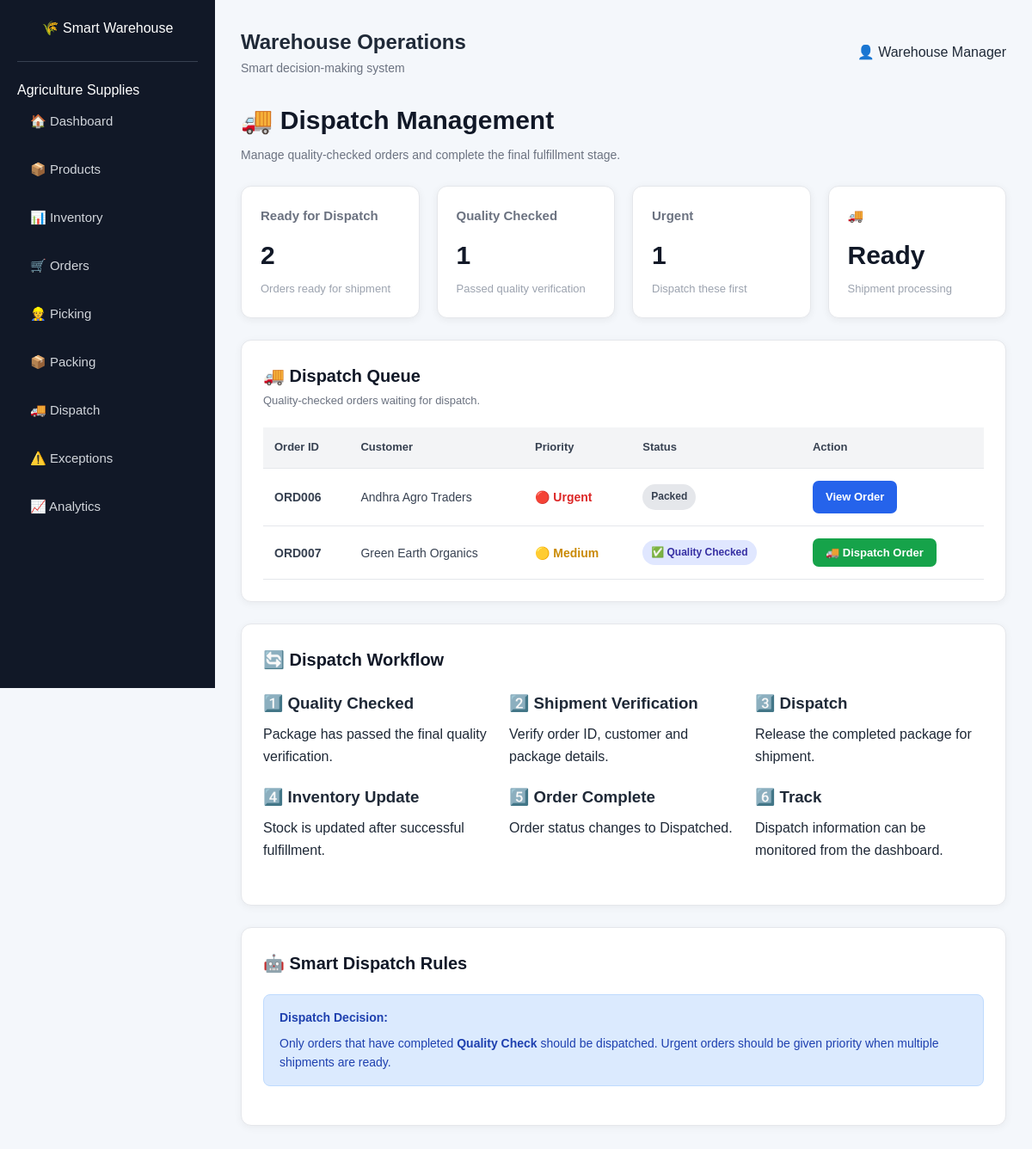
The page /dispatch on the database its author committed.
### tables this page shows
CREATE TABLE orders (

        order_id TEXT PRIMARY KEY,

        customer TEXT,

        priority TEXT,

        status TEXT,

        order_date TEXT

    );

### app.py (the view)
@app.route("/dispatch")
def dispatch():
    conn = get_db()
    dispatch_orders = conn.execute(
        """
        SELECT *
        FROM orders

        WHERE status IN
        (
            'Packed',
            'Quality Checked'
        )

        """
    ).fetchall()
    conn.close()
    return render_template(
        "dispatch.html",
        orders=dispatch_orders
    )

### app.py (called while the page is built)
def get_db():
    conn = sqlite3.connect(DATABASE)
    conn.row_factory = sqlite3.Row
    return conn

### templates/dispatch.html (shortened to what this page needs)
{% extends "base.html" %}
{% block content %}
<div class="topbar">
    <div>
        <h1>🚚 Dispatch Management</h1>
        <p>
            Manage quality-checked orders and complete
            the final fulfillment stage.
        </p>
    </div>
</div>
<div class="stats-grid">
    <div class="stat-card">
        <h3>Ready for Dispatch</h3>
        <div class="number">
            {{ orders|length }}
        </div>
        <p>
            Orders ready for shipment
        </p>
    </div>
    <div class="stat-card">
        <h3>Quality Checked</h3>
        <div class="number">
            {{ orders
               |selectattr('status', 'equalto', 'Quality Checked')
               |list
               |length }}
        </div>
        <p>
            Passed quality verification
        </p>
    </div>
    <div class="stat-card">
        <h3>Urgent</h3>
        <div class="number">
            {{ orders
               |selectattr('priority', 'equalto', 'Urgent')
               |list
               |length }}
        </div>
        <p>
            Dispatch these first
        </p>
    </div>
    <div class="stat-card">
        <h3>🚚</h3>
        <div class="number">
            Ready
        </div>
        <p>
            Shipment processing
        </p>
    </div>
</div>
<div class="card">
    <div class="card-header">
        <div>
            <h2>🚚 Dispatch Queue</h2>
            <p>
                Quality-checked orders waiting for dispatch.
            </p>
        </div>
    </div>
    <div class="table-container">
        <table>
            <thead>
                <tr>
                    <th>Order ID</th>
                    <th>Customer</th>
                    <th>Priority</th>
                    <th>Status</th>
                    <th>Action</th>
                </tr>
            </thead>
            <tbody>
                {% for order in orders %}
                <tr>
                    <td>
                        <strong>
                            {{ order.order_id }}
                        </strong>
                    </td>
                    <td>
                        {{ order.customer }}
                    </td>
                    <td>
                        {% if order.priority == "Urgent" %}
                            <span class="priority-urgent">
                                🔴 Urgent
                            </span>
                        {% elif order.priority == "High" %}
                            <span class="priority-high">
                                🟠 High
                            </span>
                        {% elif order.priority == "Medium" %}
                            <span class="priority-medium">
                                🟡 Medium
                            </span>
                        {% else %}
                            <span class="priority-low">
                                🟢 Low
                            </span>
                        {% endif %}
                    </td>
                    <td>
                        {% if order.status == "Quality Checked" %}
                            <span class="badge status-packed">
                                ✅ Quality Checked
                            </span>
                        {% elif order.status == "Dispatched" %}
                            <span class="badge status-dispatched">
                                🚚 Dispatched
                            </span>
                        {% else %}
                            <span class="badge">
                                {{ order.status }}
                            </span>
                        {% endif %}
                    </td>
                    <td>
                        {% if order.status == "Quality Checked" %}
                            <form
                                method="POST"
                                action="{{ url_for(
                                    'update_status',
                                    order_id=order.order_id,
                                    status='Dispatched'
                                ) }}"
                            >
                                <button
                                    type="submit"
                                    class="btn btn-success">
                                    🚚 Dispatch Order
                                </button>
                            </form>
                        {% elif order.status == "Dispatched" %}
                            <span class="badge status-dispatched">
                                ✅ Completed
                            </span>
                        {% else %}
                            <a
                                href="{{ url_for(
                                    'order_details',
                                    order_id=order.order_id
                                ) }}"
                                class="btn">
                                View Order
                            </a>
                        {% endif %}
                    </td>
                </tr>
                {% endfor %}
            </tbody>
        </table>
    </div>
</div>
<div class="card">
    <div class="card-header">
        <h2>🔄 Dispatch Workflow</h2>
    </div>
    <div class="grid-3">
        <div>
            <h3>1️⃣ Quality Checked</h3>
            <p style="margin-top: 8px;">
                Package has passed the final quality
                verification.
            </p>
        </div>
        <div>
            <h3>2️⃣ Shipment Verification</h3>
            <p style="margin-top: 8px;">
                Verify order ID, customer and
                package details.
            </p>
        </div>
        <div>
            <h3>3️⃣ Dispatch</h3>
            <p style="margin-top: 8px;">
                Release the completed package
                for shipment.
            </p>
        </div>
        <div>
            <h3>4️⃣ Inventory Update</h3>
            <p style="margin-top: 8px;">
                Stock is updated after successful
                fulfillment.
            </p>
        </div>
        <div>
            <h3>5️⃣ Order Complete</h3>
            <p style="margin-top: 8px;">
                Order status changes to
                Dispatched.
            </p>
        </div>
        <div>
            <h3>6️⃣ Track</h3>
            <p style="margin-top: 8px;">
                Dispatch information can be monitored
                from the dashboard.
            </p>
        </div>
    </div>
</div>
<div class="card">
    <div class="card-header">
        <h2>🤖 Smart Dispatch Rules</h2>
    </div>
    <div class="alert alert-info">
        <strong>
            Dispatch Decision:
        </strong>
        <p style="margin-top: 8px;">
            Only orders that have completed
            <strong>Quality Check</strong> should be
            dispatched.
            Urgent orders should be given priority
            when multiple shipments are ready.
        </p>
    </div>
</div>
{% endblock %}

### static/css/style.css (style rules this page uses)
* { margin: 0; padding: 0; box-sizing: border-box; }
body { font-family: Arial, Helvetica, sans-serif; background: #f4f7fb; color: #1f2937; line-height: 1.6; }
a { text-decoration: none; color: inherit; }
.topbar { display: flex; justify-content: space-between; align-items: center; margin-bottom: 25px; }
.topbar h1 { font-size: 30px; color: #111827; margin-bottom: 5px; }
.topbar p { color: #6b7280; font-size: 14px; }
.stats-grid { display: grid; grid-template-columns: repeat(4, 1fr); gap: 20px; margin-bottom: 25px; }
.stat-card { background: white; border-radius: 12px; padding: 22px; box-shadow: 0 2px 10px rgba(0, 0, 0, 0.06); border: 1px solid #e5e7eb; }
.stat-card h3 { font-size: 15px; color: #6b7280; margin-bottom: 10px; }
.stat-card .number { font-size: 30px; font-weight: bold; color: #111827; margin-bottom: 5px; }
.stat-card p { font-size: 13px; color: #9ca3af; }
.card, .content-card { background: white; border-radius: 12px; padding: 25px; margin-bottom: 25px; border: 1px solid #e5e7eb; box-shadow: 0 2px 10px rgba(0, 0, 0, 0.05); }
.card-header { display: flex; justify-content: space-between; align-items: center; margin-bottom: 20px; }
.card-header h2 { font-size: 20px; color: #111827; }
.card-header p { color: #6b7280; font-size: 13px; margin-top: 3px; }
.table-container { width: 100%; overflow-x: auto; }
table { width: 100%; border-collapse: collapse; min-width: 700px; }
thead { background: #f3f4f6; }
th { text-align: left; padding: 13px; font-size: 13px; color: #374151; font-weight: 600; border-bottom: 1px solid #e5e7eb; }
td { padding: 14px 13px; font-size: 14px; border-bottom: 1px solid #e5e7eb; color: #374151; }
.btn { display: inline-block; border: none; background: #2563eb; color: white; padding: 9px 15px; border-radius: 7px; cursor: pointer; font-size: 13px; font-weight: 600; transition: 0.2s; }
.btn-success { background: #16a34a; }
.badge { display: inline-block; padding: 5px 10px; border-radius: 20px; font-size: 12px; font-weight: 600; background: #e5e7eb; color: #374151; }
.status-packed { background: #e0e7ff; color: #3730a3; }
.priority-urgent { color: #dc2626; font-weight: bold; }
.priority-medium { color: #ca8a04; font-weight: bold; }
.alert { padding: 15px 18px; border-radius: 8px; margin-bottom: 20px; font-size: 14px; border: 1px solid transparent; }
.alert-info { background: #dbeafe; color: #1e40af; border-color: #bfdbfe; }
.grid-3 { display: grid; grid-template-columns: repeat(3, 1fr); gap: 20px; margin-bottom: 25px; }

### rows shown on the page
orders: order_id "ORD006", customer "Andhra Agro Traders", priority "🔴 Urgent", status "Packed"
orders: order_id "ORD007", customer "Green Earth Organics", priority "🟡 Medium", status "✅ Quality Checked"

### other values the page prints
{{ orders|length }} "2"
